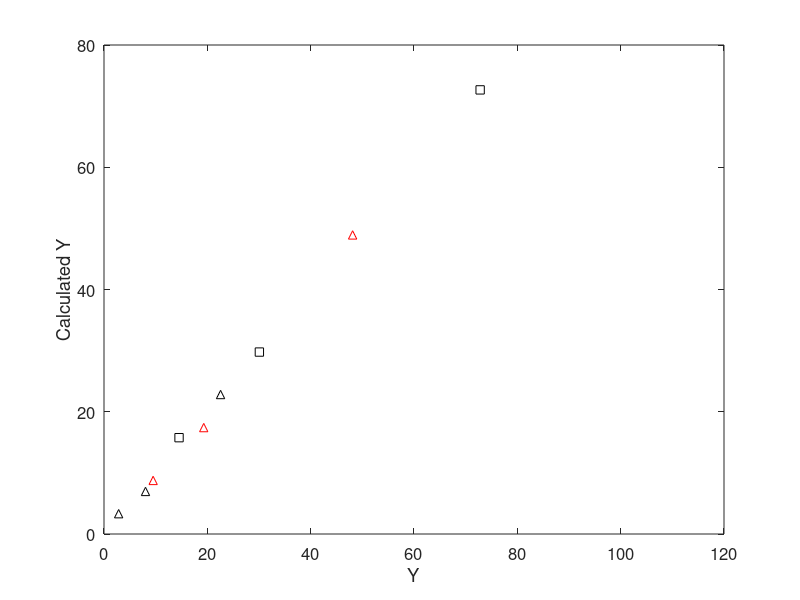

MATLAB code for this plot: (Note: this script raises an error after producing the figure.)
clear;

Y25=[3.002849737 8.066909988 22.35681189; 2.615580058 7.794190957 21.67247704; 2.881939562 8.232420866 23.65656795]; % these are N15 rates at 25% of full strength; there are 3 times points and 3 replicate at each time point
Y50=[9.338685229 16.96355479 45.96433913; 9.360884754 20.45955453 49.65061607; 9.832918859	20.4872165	48.74773586]; % these are N15 rates at 50% of full strength; there are 3 times points and 3 replicate at each time point
Y75=[14.67321399 31.05515526 73.98568008; 14.25415075 29.65449586 73.89993511; 14.64291922 29.50779635	70.51195535]; % these are N15 rates at 75% of full strength; there are 3 times points and 3 replicate at each time point
Y100=[24.56148709 48.27908222 110.9907294; 23.31482412 47.76151813 111.6486858; 24.95313797 43.64514589	110.3327729]; % these are N15 rates at 100% of full strength; there are 3 times points and 3 replicate at each time point

% show data to make sure they are correct

disp('input data');
disp(Y25);
disp(Y50);  
disp(Y75);
disp(Y100);

% calculate averages of triplicates

disp('averaged data');
y25=mean(Y25);
y50=mean(Y50);
y75=mean(Y75);
y100=mean(Y100);

disp(y25);
disp(y50);
disp(y75);
disp(y100);


% calculate variance associated with noise in data

v=sum(var(Y25))+sum(var(Y50))+sum(var(Y75))+sum(var(Y100));
v=v/24;
disp('variance of noise');
disp(v);

s=sqrt(v/3); % this is the standard deviation for the average of triplicates

y25store=y25;
y50store=y50;
y75store=y75;
y100store=y100;

muvalues=[];
gvalues=[];

% fit data 1001 times, the first time with no noise
% other times with noise
for ntimes=1:1001;
    if ntimes==1;
        y25=y25store;
        y50=y50store;
        y75=y75store;
        y100=y100store;
    else;
        y25=y25store+normrnd(0,s,1,5);% if there are three time points, add the voise in vectors with three elements.   
        y50=y50store+normrnd(0,s,1,5);
        y75=y75store+normrnd(0,s,1,5);
        y100=y100store+normrnd(0,s,1,5);
    end;

gmat=[0.1:0.01:1.50]; % possible grazing rates per day, I make a larger range.
mumat=[0.1:0.01:1.50]; % possible growth rates per day



SS=10^6; % set SS to very large number initially

for ge=1:length(gmat);
    g=gmat(ge);
    for me=1:length(mumat);
        mu=mumat(me);
        
        % fit 25% of full strenth
        k=mu-0.25*g;
        f75=(exp(k*7.5/24)-1)/k;
        f135=(exp(k*13.5/24)-1)/k;
        f290=(exp(k*29/24)-1)/k;
        a=(f75*y25(1)+f135*y25(2)+f290*y25(3))/(f75^2+f135^2+f290^2);
        yhat75=a*f75;
        yhat135=a*f135;
        yhat290=a*f290;
        yhat=[yhat75;yhat135;yhat290];
        ss=(y25(1)-yhat75)^2+(y25(2)-yhat135)^2+(y25(3)-yhat290)^2;
        
        % fit 50% of full strenth
        k=mu-0.5*g;
        f75=(exp(k*7.5/24)-1)/k;
        f135=(exp(k*13.5/24)-1)/k;
        f290=(exp(k*29/24)-1)/k;
        a=(f75*y50(1)+f135*y50(2)+f290*y50(3))/(f75^2+f135^2+f290^2);
        yhat75=a*f75;
        yhat135=a*f135;
        yhat290=a*f290;
        yhat=[yhat;yhat75;yhat135;yhat290];
        ss=ss+(y50(1)-yhat75)^2+(y50(2)-yhat135)^2+(y50(3)-yhat290)^2;
        
         % fit 75% of full strenth
        k=mu-0.75*g;
        f75=(exp(k*7.5/24)-1)/k;
        f135=(exp(k*13.5/24)-1)/k;
        f290=(exp(k*29/24)-1)/k;
        a=(f75*y75(1)+f135*y75(2)+f290*y75(3))/(f75^2+f135^2+f290^2);
        yhat75=a*f75;
        yhat135=a*f135;
        yhat290=a*f290;
        yhat=[yhat;yhat75;yhat135;yhat290];
        ss=ss+(y75(1)-yhat75)^2+(y75(2)-yhat135)^2+(y75(3)-yhat290)^2;
        
        % fit 100% of full strenth
        k=mu-g;
        f75=(exp(k*7.5/24)-1)/k;
        f135=(exp(k*13.5/24)-1)/k;
        f290=(exp(k*29/24)-1)/k;
        a=(f75*y100(1)+f135*y100(2)+f290*y100(3))/(f75^2+f135^2+f290^2);
        yhat75=a*f75;
        yhat135=a*f135;
        yhat290=a*f290;
        yhat=[yhat;yhat75;yhat135;yhat290];
        ss=ss+(y100(1)-yhat75)^2+(y100(2)-yhat135)^2+(y100(3)-yhat290)^2;
        
        if ss<SS;
            SS=ss;
            gbest=g;
            mubest=mu;
            %disp([SS gbest mubest]);
        end;
    end;
end;

if ntimes==1;
disp('best g');
disp(gbest);
disp('best mu');
disp(mubest);
disp('SS');
disp(SS);
V=SS/6;

F=V/v;
disp('F statistic with 6 and 24 degrees of freedom');
p=1-fcdf(F,6,24);
disp(F);
disp('type I error rate for F');
disp(p); 


plot(y25',yhat(1:3),'k^');
hold on;
plot(y50',yhat(4:6),'r^');
plot(y75',yhat(7:9),'ks');
plot(y100',yhat(10:12),'rs');
xlabel('Y');
ylabel('Calculated Y');
set(gca,'fontsize',12);
hold off;
end;

if ntimes>1;
    gvalues=[gvalues gbest];
    muvalues=[muvalues mubest];
end;
end;

gvalues=sort(gvalues);
muvalues=sort(muvalues);

disp('95% confidence interval for g values')
disp([gvalues(26) gvalues(974)]);

disp('95% confidence interval for mu values')
disp([muvalues(26) muvalues(975)]);

disp(yhat(1:3));
disp(yhat(4:6));
disp(yhat(7:9));
disp(yhat(10:12));
        
        
        

